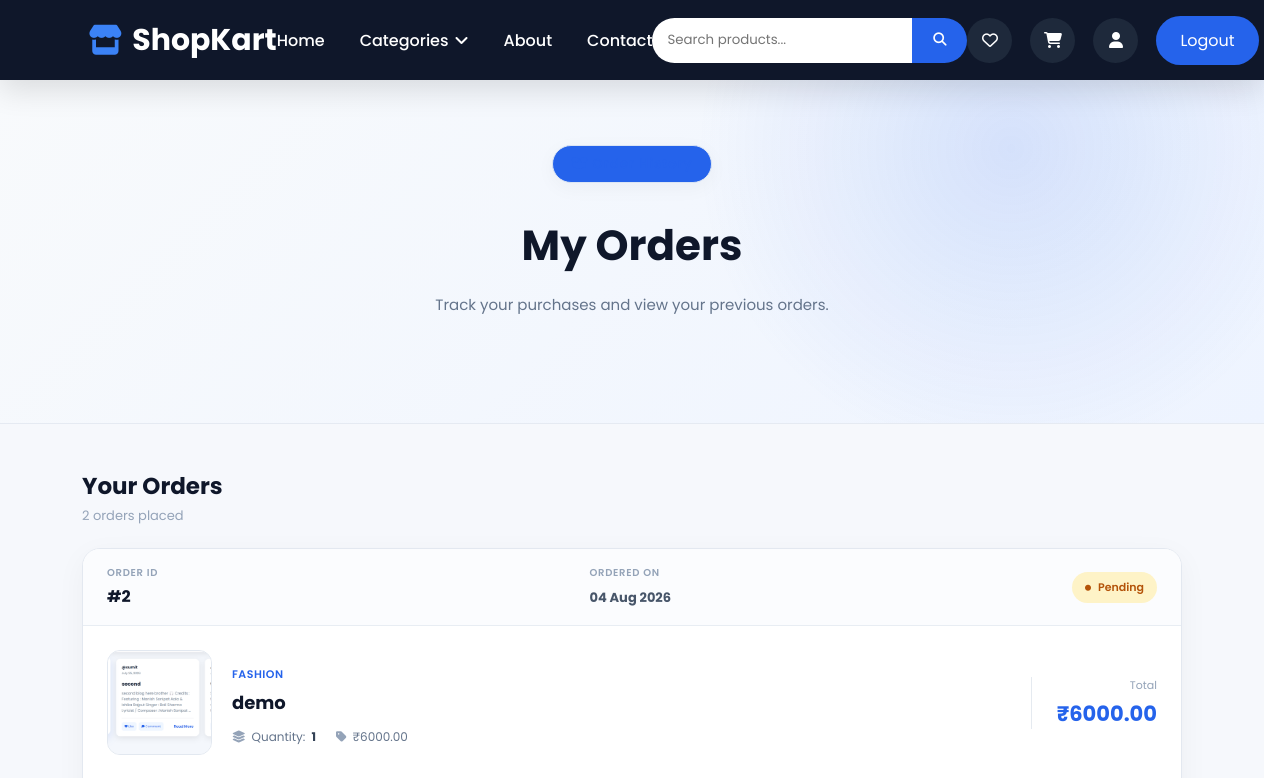
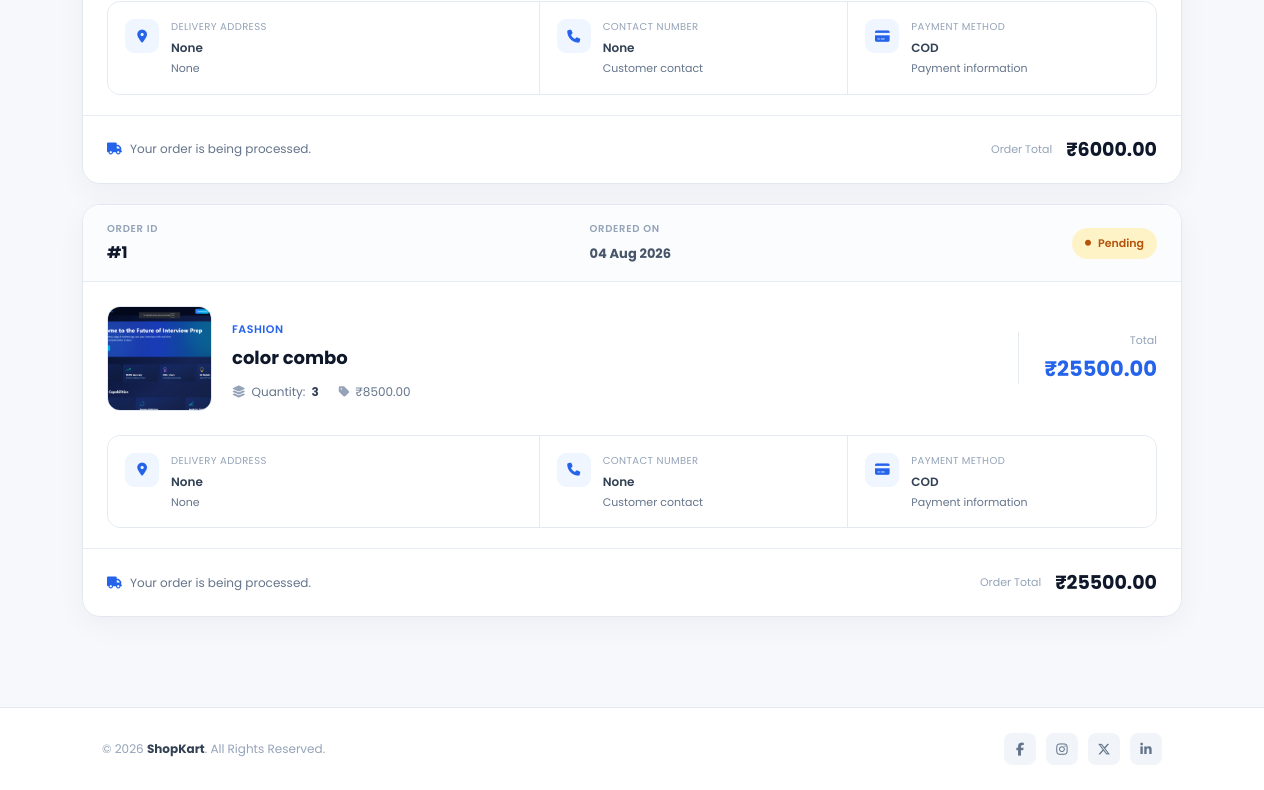
The page /orders/ (signed in) on the database as committed earlier (2 pictures, top to bottom).
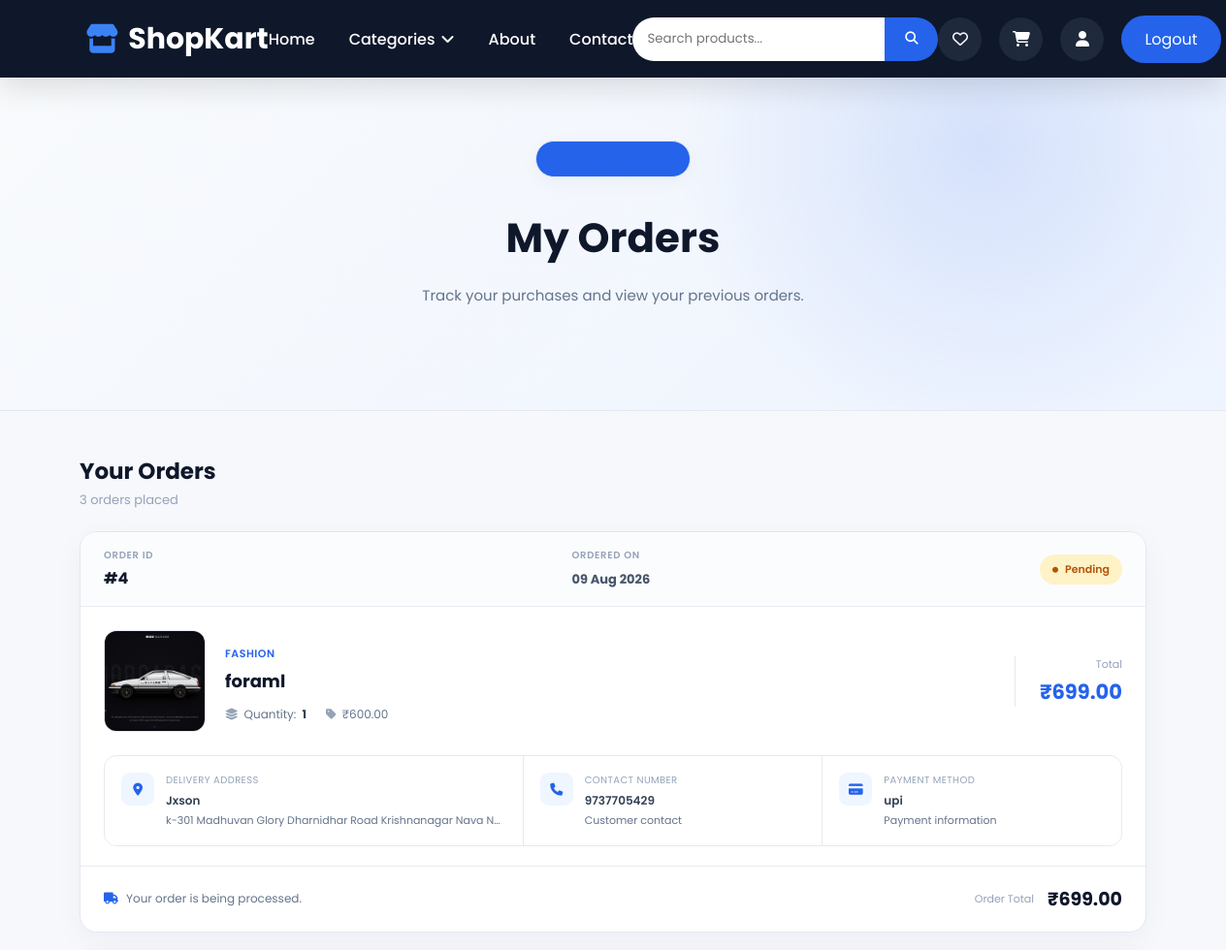
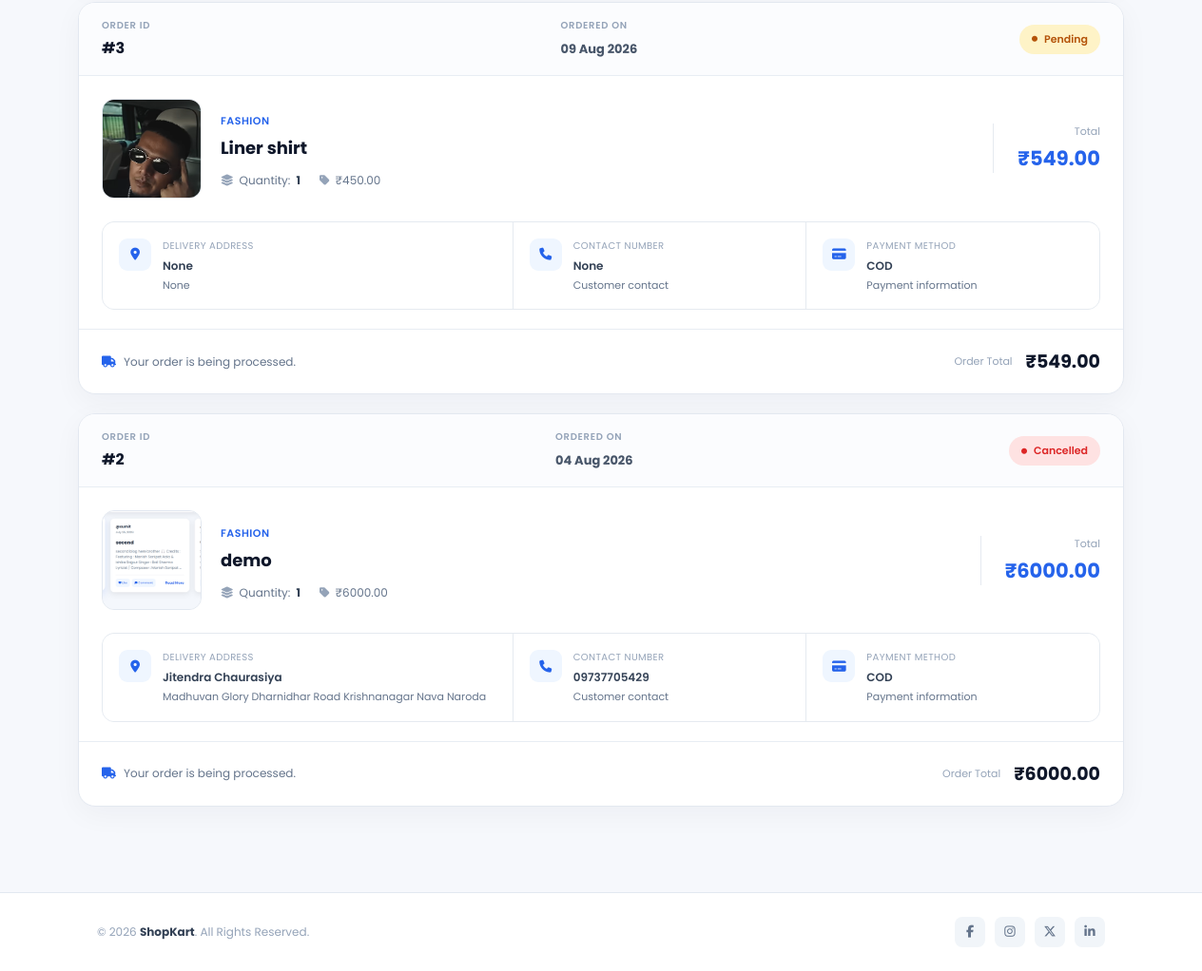
The same page on the database as committed later (2 pictures, top to bottom).
### user/models.py (models this page shows, shortened)
class Order(models.Model):
    user = models.ForeignKey(User, on_delete=models.CASCADE)
    product = models.ForeignKey(Product, on_delete=models.CASCADE)
    quantity = models.PositiveIntegerField(default=1)
    total_price = models.DecimalField(max_digits=10, decimal_places=2)
    full_name = models.CharField(max_length=100, null=True, blank=True)
    phone = models.CharField(max_length=15, null=True, blank=True)
    address = models.TextField(null=True, blank=True)
    payment_method = models.CharField(max_length=50, default="COD")
    status = models.CharField(max_length=20,default="Pending")
    created_at = models.DateTimeField(auto_now_add=True)

class Product(models.Model):
    name = models.CharField(max_length=100)
    detail = models.CharField(max_length=500)
    price = models.DecimalField(max_digits=10, decimal_places=2)
    quantity = models.PositiveIntegerField()
    category = models.ForeignKey(Category,on_delete=models.CASCADE)
    subCategory = models.ForeignKey(SubCategory,on_delete=models.CASCADE)
    childCategory = models.ForeignKey(ChildCategory,on_delete=models.CASCADE)
    image = models.FileField(upload_to="product",blank=True,null=True)
    createdAt = models.DateField(auto_now_add=True,null=True,blank=True)
    active = models.BooleanField(default=True)

class Category(models.Model):
    name = models.CharField(max_length=100)
    slug = models.SlugField(unique=True, blank=True)

### user/views.py (the view)
# urls.py: path("orders/",views.orders,name="getOrders"),
def orders(req):
    if "user_id" not in req.session:
        return redirect("/login/")
    userId = req.session["user_id"]
    user = User.objects.get(id=userId)
    user_orders = Order.objects.filter(user=user).order_by("-created_at")
    return render(req, "myOrder.html", {"orders": user_orders})

### user/context_processors.py (called while the page is built)
def global_data(request):
    user = None
    cart_count = 0
    wishlist_count = 0
    userId = request.session.get("user_id")
    if userId:
        user = User.objects.filter(id=userId).first()
        if user:
            cart_count = sum(cart.quantity for cart in Cart.objects.filter(user=user))
            wishlist_count = Wishlist.objects.filter(user=user).count()
    return {
        "categories": Category.objects.prefetch_related(
            "subcategories__childcategories"
        ),
        "user": user,
        "is_login": "username" in request.session,
        "cart_count": cart_count,
        "wishlist_count": wishlist_count,
    }

### user/templates/myOrder.html (shortened to what the changed rows need)
{% load static %}
<!doctype html>
<html lang="en">
  <head>
    <link rel="stylesheet" href="{% static 'css/style.css' %}" />
    <link rel="stylesheet" href="{% static 'css/myOrders.css' %}" />
    <link
      rel="stylesheet"
      href="https://cdnjs.cloudflare.com/ajax/libs/font-awesome/6.7.1/css/all.min.css"
    />
  </head>
  <body>
    {% include "navbar.html" %}
    <section class="orders-hero">
      <div class="hero-content">
        <h1>My Orders</h1>
      </div>
    </section>
    <section class="orders-section">
      <div class="orders-container">
        {% if orders %}
        <div class="orders-heading">
          <div>
            <h2>Your Orders</h2>
            <p>{{ orders|length }} order{{ orders|length|pluralize }} placed</p>
          </div>
        </div>
        <div class="orders-list">
          {% for order in orders %}
          <article class="order-card">
            <div class="order-header">
              <div class="order-number">
                <span>ORDER ID</span>
                <h3>#{{ order.id }}</h3>
              </div>
              <div class="order-date">
                <span>ORDERED ON</span>
                <strong> {{ order.created_at|date:"d M Y" }} </strong>
              </div>
              <div class="order-status">
                <span
                  class="status
                                {{ order.status|lower }}"
                >
                  <i class="fa-solid fa-circle"></i>
                  {{ order.status }}
                </span>
              </div>
            </div>
            <div class="order-product">
              <div class="product-image">
                {% if order.product.image %}
                <img
                  src="{{ order.product.image.url }}"
                  alt="{{ order.product.name }}"
                />
                {% else %}
                <img src="https://placehold.co/150x150" alt="Product" />
                {% endif %}
              </div>
              <div class="product-details">
                <span class="product-category">
                  {{ order.product.category.name }}
                </span>
                <h3>{{ order.product.name }}</h3>
                <div class="product-meta">
                  <span>
                    <i class="fa-solid fa-layer-group"></i>
                    Quantity:
                    <strong> {{ order.quantity }} </strong>
                  </span>
                  <span>
                    <i class="fa-solid fa-tag"></i>
                    ₹{{ order.product.price }}
                  </span>
                </div>
              </div>
              <div class="product-price">
                <span>Total</span>
                <strong> ₹{{ order.total_price }} </strong>
              </div>
            </div>
            <div class="order-info">
              <div class="info-box">
                <div class="info-icon">
                  <i class="fa-solid fa-location-dot"></i>
                </div>
                <div>
                  <span>Delivery Address</span>
                  <strong> {{ order.full_name }} </strong>
                  <p>{{ order.address }}</p>
                </div>
              </div>
              <div class="info-box">
                <div class="info-icon">
                  <i class="fa-solid fa-phone"></i>
                </div>
                <div>
                  <span>Contact Number</span>
                  <strong> {{ order.phone }} </strong>
                  <p>Customer contact</p>
                </div>
              </div>
              <div class="info-box">
                <div class="info-icon">
                  <i class="fa-solid fa-credit-card"></i>
                </div>
                <div>
                  <span>Payment Method</span>
                  <strong> {{ order.payment_method }} </strong>
                  <p>Payment information</p>
                </div>
              </div>
            </div>
            <div class="order-footer">
              <div class="footer-message">
                {% if order.status == "Delivered" %}
                <i class="fa-solid fa-circle-check"></i>
                Your order has been delivered. {% elif order.status ==
                "Cancelled" %}
                <i class="fa-solid fa-circle-xmark"></i>
                This order has been cancelled. {% else %}
                <i class="fa-solid fa-truck"></i>
                Your order is being processed. {% endif %}
              </div>
              <div class="order-total">
                <span>Order Total</span>
                <strong> ₹{{ order.total_price }} </strong>
              </div>
            </div>
          </article>
          {% endfor %}
        </div>
        {% endif %}
      </div>
    </section>
  </body>
</html>

Rows that differ between the two databases and show on the page:
removed Order: id "1", created_at "04 Aug 2026", status "Pending", product.image (picture), product.category.name "FASHION", product.name "color combo", quantity "3", product.price "8500.00", total_price "25500.00", full_name "None", address "None", phone "None", payment_method "COD", shows "Your order is being processed."
added Order: id "4", created_at "09 Aug 2026", status "Pending", product.image (picture), product.category.name "FASHION", product.name "foraml", quantity "1", product.price "600.00", total_price "699.00", full_name "Jxson", address "k-301 Madhuvan Glory Dharnidhar Road Krishnanagar Nava N…", phone "9737705429", payment_method "upi", shows "Your order is being processed."
added Order: id "3", created_at "09 Aug 2026", status "Pending", product.image (picture), product.category.name "FASHION", product.name "Liner shirt", quantity "1", product.price "450.00", total_price "549.00", full_name "None", address "None", phone "None", payment_method "COD", shows "Your order is being processed."
changed Order "demo": status "Pending" → "Cancelled"; full_name "None" → "Jitendra Chaurasiya"; address "None" → "Madhuvan Glory Dharnidhar Road Krishnanagar Nava Naroda"; phone "None" → "09737705429"
Other text that changed with them:
{{ orders|length }}: "2" → "3"
